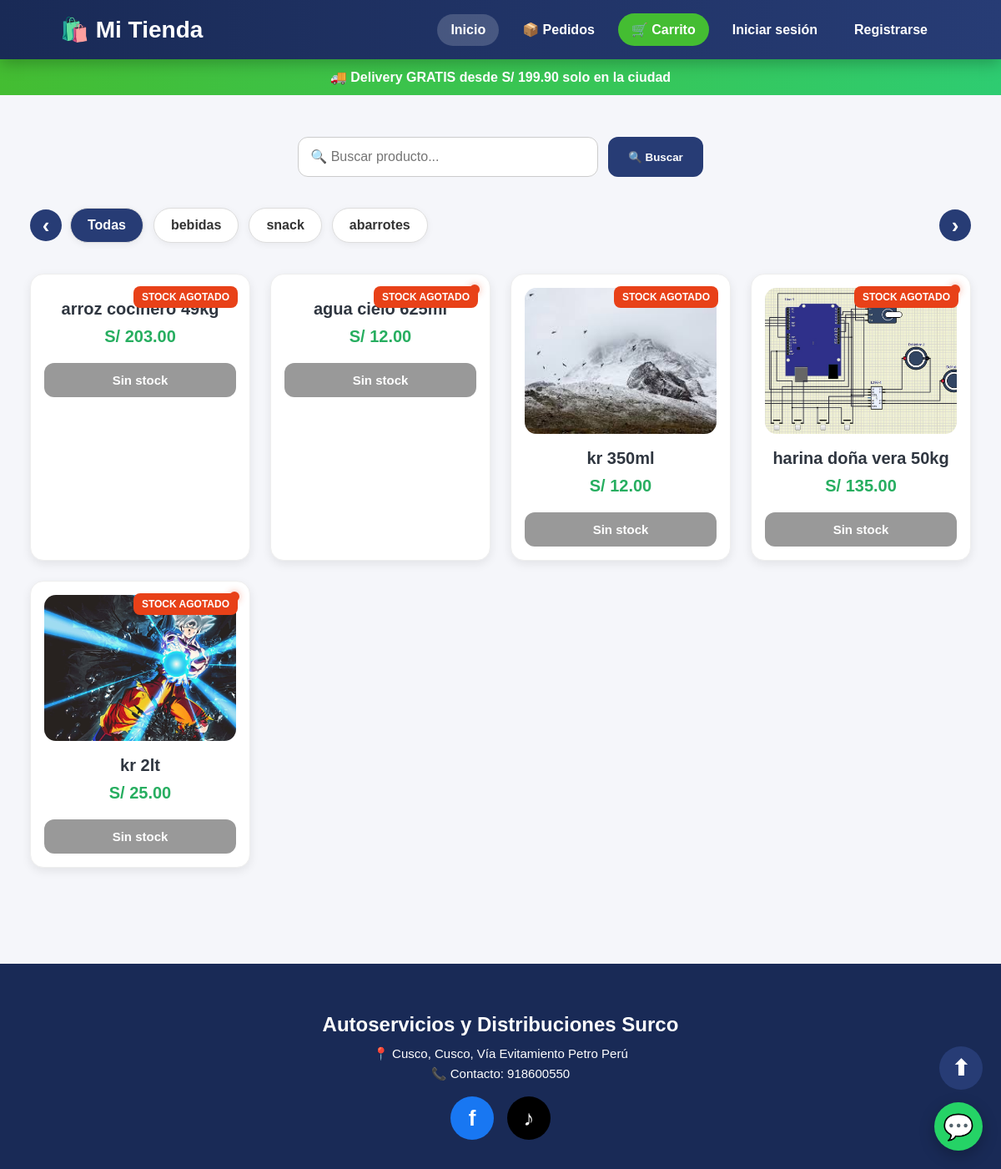
The page / on the database its author committed.
### productos/models.py (models this page shows, shortened)
class Categoria(models.Model):
    nombre = models.CharField(max_length=100)

class Producto(models.Model):
    nombre = models.CharField(max_length=200)
    precio = models.DecimalField(
        max_digits=10,
        decimal_places=2
    )
    descripcion = models.TextField(
        blank=True,
        null=True
    )
    imagen = models.ImageField(
        upload_to='productos/',
        null=True,
        blank=True
    )
    categoria = models.ForeignKey(
        Categoria,
        on_delete=models.CASCADE
    )
    stock = models.PositiveIntegerField(
        default=0
    )

### productos/views.py (the view)
def lista_productos(request):
    carrito = Carrito(request)
    categorias = Categoria.objects.all()
    productos = Producto.objects.all()
    buscar = request.GET.get("buscar")
    if buscar:
        productos = productos.filter(
            nombre__icontains=buscar
        )
    carrito_data = carrito.carrito
    for producto in productos:
        producto_id = str(producto.id)
        cantidad = 0
        if producto_id in carrito_data:
            cantidad = carrito_data[producto_id]['cantidad']
        precio = float(producto.precio)
        escalas = producto.escalas.all().order_by(
            'cantidad_minima'
        )
        producto.tiene_escalas = escalas.exists()
        for escala in escalas:
            if cantidad >= escala.cantidad_minima:
                precio = float(escala.precio)
        producto.precio_actual = precio
        producto.cantidad_en_carrito = cantidad
        precio_original = float(producto.precio)
        if precio < precio_original:
           producto.tiene_descuento = True
        else:
           producto.tiene_descuento = False
    context = {
        'productos': productos,
        'categorias': categorias,
        'categoria_actual': None,  # IMPORTANTE
        'buscar': buscar
    }
    return render(
        request,
        'productos/lista_productos.html',
        context
    )

### productos/carrito.py (called while the page is built, shortened)
    def limpiar_invalidos(self):
        cambios = False
        if cambios:
            self.guardar()

### productos/templates/productos/lista_productos.html (shortened to what this page needs)
<!DOCTYPE html>
<html>
<head>
    {% load static %}
    {% load carrito_extras %}
    <link rel="stylesheet"
          href="{% static 'css/estilos.css' %}">
</head>
<body>
<a href="https://wa.me/51918600550"
   class="whatsapp-flotante"
   target="_blank">
    💬
</a>
<header class="header-tienda">
    <div class="logo-tienda">
        🛍️ <span>Mi Tienda</span>
    </div>
    <nav class="nav-tienda">
        <a href="{% url 'lista_productos' %}" class="nav-activo">
            Inicio
        </a>
        <a href="{% url 'consultar_pedido' %}">
            📦 Pedidos
        </a>
        <a href="{% url 'ver_carrito' %}" class="carrito-header">
            🛒 Carrito
        </a>
        {% if user.is_authenticated %}
            {% if user.is_superuser %}
                <a href="/admin/">
                    ⚙️ Admin
                </a>
                <a href="{% url 'logout_cliente' %}">
                    Salir
                </a>
            {% else %}
                <a href="{% url 'mis_pedidos' %}">
                    📦 Mis pedidos
                </a>
                <a href="#" class="usuario-header">
                    👤 {{ user.username }}
                </a>
                <a href="{% url 'logout_cliente' %}">
                    Salir
                </a>
            {% endif %}
        {% else %}
            <a href="{% url 'login_cliente' %}">
                Iniciar sesión
            </a>
            <a href="{% url 'registro_cliente' %}">
                Registrarse
            </a>
        {% endif %}
    </nav>
</header>
<div class="banner-promocion">
    <span id="textoBanner">
        🚚 Delivery GRATIS desde S/ 199.90 solo en la ciudad
    </span>
</div>
<div class="contenedor">
    <form method="GET" action="" class="buscador">
        <input type="text"
               name="buscar"
               placeholder="🔍 Buscar producto..."
               value="{{ request.GET.buscar }}">
        <button type="submit">
            🔍 Buscar
        </button>
    </form>
    <div class="categorias-wrapper">
        <button class="flecha-cat izquierda"
                type="button"
                onclick="moverCategorias(-200)">
            ‹
        </button>
        <div class="categorias" id="categoriasScroll">
            <a href="{% url 'lista_productos' %}">
                <span class="categoria {% if not categoria_actual %}activa{% endif %}">
                    Todas
                </span>
            </a>
            {% for categoria in categorias %}
            <a href="{% url 'productos_por_categoria' categoria.id %}">
                <span class="categoria {% if categoria_actual and categoria.id == categoria_actual.id %}activa{% endif %}">
                    {{ categoria.nombre }}
                </span>
            </a>
            {% endfor %}
        </div>
        <button class="flecha-cat derecha"
                type="button"
                onclick="moverCategorias(200)">
            ›
        </button>
    </div>
    <div class="productos" id="listaProductos">
        {% for producto in productos %}
        <div class="card producto-item">
            {% if producto.stock <= 0 %}
                <div class="alerta-stock-card">
                    STOCK AGOTADO
                </div>
            {% endif %}
            {% if producto.imagen %}
                <img src="{{ producto.imagen.url }}"
                     class="imagen">
            {% endif %}
            <h2>
                {{ producto.nombre }}
            </h2>
            <div class="precio">
                {% if producto.tiene_descuento %}
                    <span class="precio-anterior">
                        S/ {{ producto.precio }}
                    </span>
                    <span class="precio-descuento">
                        S/ {{ producto.precio_actual }}
                    </span>
                {% else %}
                    <span class="precio-normal">
                        S/ {{ producto.precio }}
                    </span>
                {% endif %}
            </div>
            {% if producto.stock > 0 %}
                <form method="POST"
                      action="{% url 'agregar_producto' producto.id %}">
                    {% csrf_token %}
                    {% if producto.variantes.all %}
                    <select name="variante_id"
                            class="select-variante"
                            required>
                        <option value="">
                            Elegir opción
                        </option>
                        {% for variante in producto.variantes.all %}
                        <option value="{{ variante.id }}">
                            {{ variante.nombre }}
                        </option>
                        {% endfor %}
                    </select>
                    {% endif %}
                    <button class="btn-agregar"
                            type="submit">
                        ➕ Agregar
                        {% if producto.cantidad_en_carrito > 0 %}
                            ({{ producto.cantidad_en_carrito }})
                        {% endif %}
                    </button>
                </form>
            {% else %}
                <button class="btn-agregar"
                        type="button"
                        disabled>
                    Sin stock
                </button>
            {% endif %}
        </div>
        {% endfor %}
    </div>
</div>
<footer class="footer-tienda">
    <h3>
        Autoservicios y Distribuciones Surco
    </h3>
    <p>
        📍 Cusco, Cusco, Vía Evitamiento Petro Perú
    </p>
    <p>
        📞 Contacto: 918600550
    </p>
    <div class="redes-sociales">
        <a href="https://www.facebook.com/share/18LdQNy5nB/"
           target="_blank"
           class="btn-red facebook">
            f
        </a>
        <a href="https://www.tiktok.com/@momentos.com70"
           target="_blank"
           class="btn-red tiktok">
            ♪
        </a>
    </div>
</footer>
<a href="#"
   class="btn-subir">
    ⬆
</a>
</body>
</html>

### staticfiles/css/estilos.css (style rules this page uses)
* { box-sizing: border-box; }
body { margin: 0; font-family: Arial, sans-serif; background: #f5f6fa; color: #2f3640; }
a { text-decoration: none; }
button { cursor: pointer; }
.header-tienda { position: sticky; top: 0; z-index: 1000; background: linear-gradient(90deg, #192a56, #273c75); color: white; display: flex; justify-content: space-between; align-items: center; padding: 16px 6%; box-shadow: 0 5px 18px rgba(0,0,0,0.25); }
.logo-tienda { font-size: 28px; font-weight: 800; }
.logo-tienda span { color: white; }
.nav-tienda { display: flex; align-items: center; gap: 12px; flex-wrap: wrap; }
.nav-tienda a { color: white !important; font-weight: 700; padding: 10px 16px; border-radius: 999px; }
.nav-tienda a:hover, .nav-activo { background: rgba(255,255,255,0.18) !important; color: white !important; }
.carrito-header { background: #44bd32; }
.banner-promocion { background: linear-gradient(90deg, #44bd32, #2ecc71); color: white; text-align: center; font-weight: bold; font-size: 16px; padding: 12px; }
.contenedor { width: 94%; max-width: 1250px; margin: auto; padding: 25px 0; }
.buscador { display: flex; justify-content: center; gap: 12px; margin: 25px auto; }
.buscador input { width: 360px; padding: 14px; font-size: 16px; border: 1px solid #ccc; border-radius: 12px; }
.buscador button { padding: 14px 24px; border: none; border-radius: 12px; background: #273c75; color: white; font-weight: bold; }
.categorias-wrapper { position: relative; display: flex; align-items: center; margin-bottom: 25px; }
.categorias { display: flex; flex-wrap: nowrap; gap: 12px; overflow-x: auto; white-space: nowrap; scroll-behavior: smooth; scrollbar-width: none; padding: 12px 48px; width: 100%; }
.categoria { display: inline-block; padding: 11px 20px; border-radius: 999px; background: white; color: #333; border: 1px solid #ddd; font-weight: 600; box-shadow: 0 2px 8px rgba(0,0,0,0.06); }
.categoria:hover, .categoria.activa { background: #273c75; color: white; }
.flecha-cat { position: absolute; z-index: 10; width: 38px; height: 38px; border: none; border-radius: 50%; background: #273c75; color: white; font-size: 26px; font-weight: bold; }
.flecha-cat.izquierda { left: 0; }
.flecha-cat.derecha { right: 0; }
.productos { display: grid; grid-template-columns: repeat(auto-fit, minmax(230px, 1fr)); gap: 24px; }
.card { position: relative; background: white; padding: 16px; border-radius: 16px; text-align: center; border: 1px solid #eee; box-shadow: 0 4px 12px rgba(0,0,0,0.08); transition: 0.25s; }
.imagen { width: 100%; height: 175px; object-fit: cover; border-radius: 14px; }
.card h2 { font-size: 20px; margin: 14px 0 8px; color: #2f3640; }
.precio { margin: 10px 0; }
.precio-normal { color: #27ae60; font-size: 20px; font-weight: bold; }
.alerta-stock-card { position: absolute; top: 14px; right: 14px; background: #e84118; color: white; padding: 6px 10px; border-radius: 8px; font-size: 12px; font-weight: bold; z-index: 30; }
.btn-agregar { width: 100%; margin-top: 10px; padding: 12px; border: none; border-radius: 12px; background: #273c75; color: white; font-size: 15px; font-weight: bold; }
.btn-agregar:disabled { background: #999; cursor: not-allowed; }
.whatsapp-flotante { position: fixed; right: 22px; bottom: 22px; z-index: 2000; width: 58px; height: 58px; background: #25D366; color: white; border-radius: 50%; display: flex; justify-content: center; align-items: center; font-size: 30px; box-shadow: 0 6px 18px rgba(0,0,0,0.25); }
.btn-subir { position: fixed; right: 22px; bottom: 95px; width: 52px; height: 52px; background: #273c75; color: white; border-radius: 50%; text-align: center; line-height: 52px; font-size: 26px; font-weight: bold; z-index: 999; }
.footer-tienda { margin-top: 50px; background: #192a56; color: white; text-align: center; padding: 35px 20px; }
.footer-tienda h3 { margin-bottom: 12px; font-size: 24px; }
.footer-tienda p { margin: 6px 0; font-size: 15px; }
.redes-sociales { margin-top: 18px; display: flex; justify-content: center; gap: 16px; }
.btn-red { width: 52px; height: 52px; border-radius: 50%; display: flex; justify-content: center; align-items: center; color: white; font-size: 26px; font-weight: bold; }
.facebook { background: #1877f2; }
.tiktok { background: #000; }

### rows shown on the page
Categoria: nombre "bebidas"
Categoria: nombre "snack"
Categoria: nombre "abarrotes"
Producto: stock "STOCK AGOTADO", nombre "arroz cocinero 49kg", precio "203.00"
Producto: stock "STOCK AGOTADO", nombre "agua cielo 625ml", precio "12.00"
Producto: stock "STOCK AGOTADO", imagen (picture), nombre "kr 350ml", precio "12.00"
Producto: stock "STOCK AGOTADO", imagen (picture), nombre "harina doña vera 50kg", precio "135.00"
Producto: stock "STOCK AGOTADO", imagen (picture), nombre "kr 2lt", precio "25.00"
